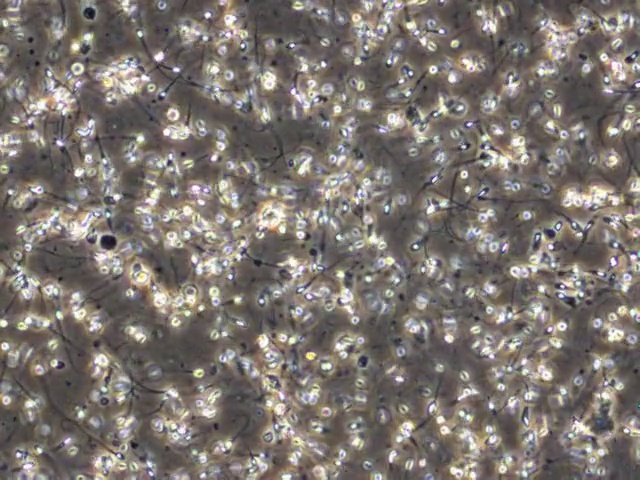
#> input picture SpermSegmentation/50frame15.jpg, 640 x 480 px
$ python sperm.py
#> lines starting #> are read from the running program, lines starting #| are printed output that depends on the picture; after the words box and inside, x2 and y2 are one past the last pixel; in counts of white or black regions, pixels touching at a corner belong together
import os
import cv2 as cv
from scipy import ndimage
import numpy as np

print(os.getcwd())

img = ['50frame15.jpg', 'frame2.jpg']

img0 = cv.imread(img[0])
#> img0 is the input picture: shape (480, 640, 3); mean B, G, R 111.9, 116.9, 124.1
img1 = cv.imread(img[1])
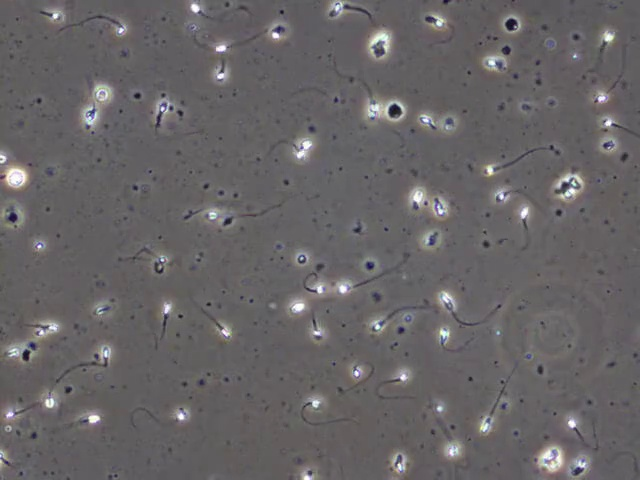
#> input picture SpermSegmentation/frame2.jpg, 640 x 480 px
#> img1 is the input picture: shape (480, 640, 3); mean B, G, R 101.9, 100.2, 103.2
# print(img0.shape)

gray = cv.cvtColor(img0, cv.COLOR_BGR2GRAY)
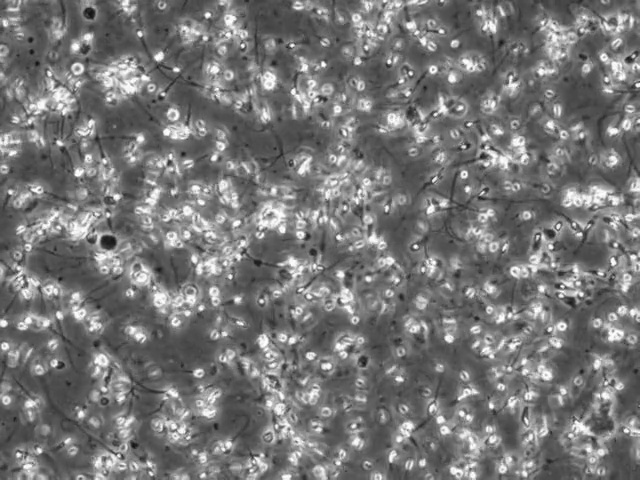
#> gray: shape (480, 640); min 16, max 255, mean 118.5

# cv.imshow('check', img0)
# cv.waitKey(0)

blur = cv.GaussianBlur(gray,(11,11),0)
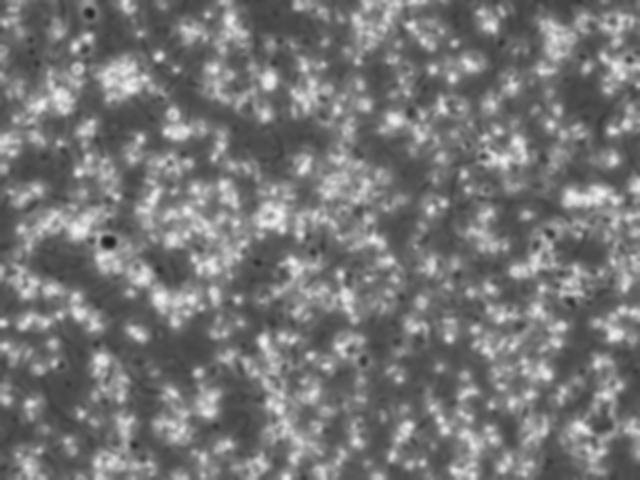
#> blur: shape (480, 640); min 31, max 241, mean 118.5
# cv.imshow('gaussion', blur)
# cv.waitKey(0)

LoG = ndimage.gaussian_laplace(blur, sigma=1)
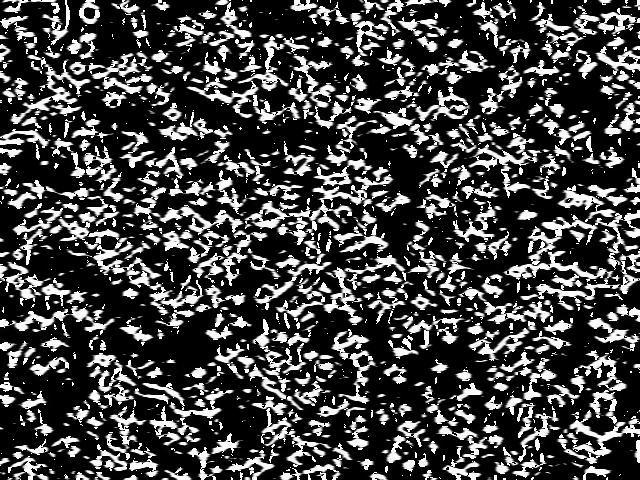
#> LoG: shape (480, 640); min 0, max 255, mean 68.6
# print(np.unique(LoG))
# cv.imshow('LoG', LoG)
# cv.waitKey(0)

thresh = cv.threshold(LoG, 200, 255, cv.THRESH_BINARY + cv.THRESH_OTSU)[1]
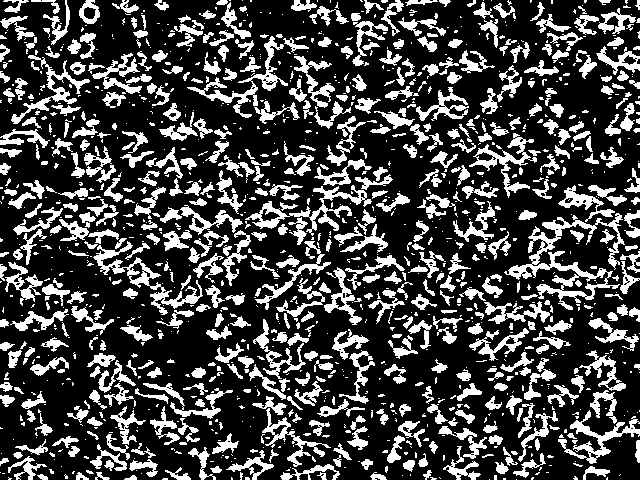
#> thresh: shape (480, 640); 26.8% white; 1319 white regions (769 under 20 px), largest, box (x1, y1, x2, y2) and area: (504, 213, 625, 310) 2653, (93, 241, 203, 315) 1405, (245, 185, 372, 236) 1366
# print(thresh.shape)
# print(np.unique(thresh))
cv.imshow('spot', thresh)
cv.waitKey(0)

# [5 lines of commented-out code are left out]

thresh[thresh > 0] = 1

# output_mul = np.zeros(img0.shape)
# # for i in range(3):
# #     output_mul[:, :, i] = np.multiply(thresh, img0[:, :, i])
# # print(output_mul.shape)
# cv.imshow('result', output_mul)
# cv.waitKey(0)
